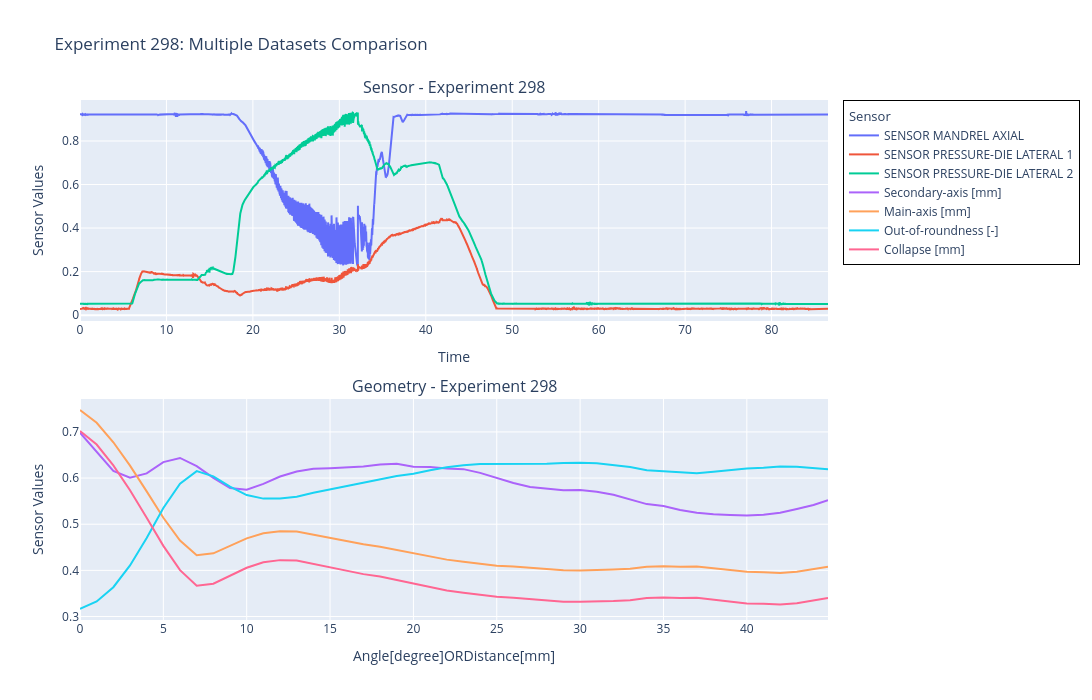

This figure's notebook cell:
### Code cell
vizualiser.interactive_plot(
        dfs=[df_sensor, df_arc],
        df_names=["Sensor", "Geometry"],
        x_axes=[
            "index",
            "Angle[degree]ORDistance[mm]",
        ],
    )

### Figure 1 — Plotly figure (JSON) as saved in the notebook; plotly's stock layout.template omitted (floating-point values rounded to 4 significant figures; data arrays with more than 128 entries replaced by an {"elided": "..."} marker saying what was removed)
{"data": [{"legendgrouptitle": {"text": "Sensor"}, "mode": "lines", "name": "SENSOR MANDREL AXIAL", "showlegend": true, "type": "scatter", "x": {"elided": "8654 float values"}, "xaxis": "x", "y": {"elided": "8654 float values"}, "yaxis": "y"}, {"mode": "lines", "name": "SENSOR PRESSURE-DIE LATERAL 1", "showlegend": true, "type": "scatter", "x": {"elided": "8654 float values"}, "xaxis": "x", "y": {"elided": "8654 float values"}, "yaxis": "y"}, {"mode": "lines", "name": "SENSOR PRESSURE-DIE LATERAL 2", "showlegend": true, "type": "scatter", "x": {"elided": "8654 float values"}, "xaxis": "x", "y": {"elided": "8654 float values"}, "yaxis": "y"}, {"legendgrouptitle": {"text": "Geometry"}, "mode": "lines", "name": "Secondary-axis [mm]", "showlegend": true, "type": "scatter", "x": [0.0, 1.0, 2.0, 3.0, 4.0, 5.0, 6.0, 7.0, 8.0, 9.0, 10.0, 11.0, 12.0, 13.0, 14.0, 15.0, 16.0, 17.0, 18.0, 19.0, 20.0, 21.0, 22.0, 23.0, 24.0, 25.0, 26.0, 27.0, 28.0, 29.0, 30.0, 31.0, 32.0, 33.0, 34.0, 35.0, 36.0, 37.0, 38.0, 39.0, 40.0, 41.0, 42.0, 43.0, 44.0, 44.87], "xaxis": "x2", "y": [0.6984, 0.6576, 0.6157, 0.6009, 0.6101, 0.6345, 0.6436, 0.6259, 0.6004, 0.5784, 0.5746, 0.5873, 0.6033, 0.6143, 0.6201, 0.6212, 0.6234, 0.6248, 0.6291, 0.6308, 0.6243, 0.6239, 0.6208, 0.6194, 0.6113, 0.5996, 0.5892, 0.5805, 0.5764, 0.5736, 0.5739, 0.5702, 0.5637, 0.5529, 0.5436, 0.5395, 0.5309, 0.525, 0.5217, 0.5202, 0.5191, 0.5206, 0.5249, 0.5329, 0.5416, 0.5523], "yaxis": "y2"}, {"mode": "lines", "name": "Main-axis [mm]", "showlegend": true, "type": "scatter", "x": [0.0, 1.0, 2.0, 3.0, 4.0, 5.0, 6.0, 7.0, 8.0, 9.0, 10.0, 11.0, 12.0, 13.0, 14.0, 15.0, 16.0, 17.0, 18.0, 19.0, 20.0, 21.0, 22.0, 23.0, 24.0, 25.0, 26.0, 27.0, 28.0, 29.0, 30.0, 31.0, 32.0, 33.0, 34.0, 35.0, 36.0, 37.0, 38.0, 39.0, 40.0, 41.0, 42.0, 43.0, 44.0, 44.87], "xaxis": "x2", "y": [0.7474, 0.7199, 0.6776, 0.6269, 0.5711, 0.5139, 0.4645, 0.4329, 0.4369, 0.4526, 0.4693, 0.4805, 0.4849, 0.4841, 0.4773, 0.4703, 0.4628, 0.4564, 0.4514, 0.4445, 0.4379, 0.4301, 0.4233, 0.4186, 0.4136, 0.4102, 0.4082, 0.4058, 0.4032, 0.4005, 0.4, 0.4004, 0.4017, 0.4033, 0.4077, 0.4089, 0.4077, 0.4085, 0.4046, 0.4002, 0.3969, 0.396, 0.3945, 0.3972, 0.403, 0.4079], "yaxis": "y2"}, {"mode": "lines", "name": "Out-of-roundness [-]", "showlegend": true, "type": "scatter", "x": [0.0, 1.0, 2.0, 3.0, 4.0, 5.0, 6.0, 7.0, 8.0, 9.0, 10.0, 11.0, 12.0, 13.0, 14.0, 15.0, 16.0, 17.0, 18.0, 19.0, 20.0, 21.0, 22.0, 23.0, 24.0, 25.0, 26.0, 27.0, 28.0, 29.0, 30.0, 31.0, 32.0, 33.0, 34.0, 35.0, 36.0, 37.0, 38.0, 39.0, 40.0, 41.0, 42.0, 43.0, 44.0, 44.87], "xaxis": "x2", "y": [0.3164, 0.3326, 0.3635, 0.4108, 0.47, 0.5351, 0.5879, 0.6149, 0.6036, 0.5813, 0.5632, 0.5555, 0.5557, 0.5596, 0.5681, 0.5756, 0.5838, 0.5908, 0.5971, 0.6046, 0.6094, 0.6172, 0.6232, 0.6276, 0.6303, 0.6304, 0.6294, 0.6294, 0.6309, 0.6328, 0.6334, 0.6319, 0.6287, 0.624, 0.6169, 0.6144, 0.6133, 0.6107, 0.6137, 0.6178, 0.6208, 0.6222, 0.6249, 0.6245, 0.621, 0.6191], "yaxis": "y2"}, {"mode": "lines", "name": "Collapse [mm]", "showlegend": true, "type": "scatter", "x": [0.0, 1.0, 2.0, 3.0, 4.0, 5.0, 6.0, 7.0, 8.0, 9.0, 10.0, 11.0, 12.0, 13.0, 14.0, 15.0, 16.0, 17.0, 18.0, 19.0, 20.0, 21.0, 22.0, 23.0, 24.0, 25.0, 26.0, 27.0, 28.0, 29.0, 30.0, 31.0, 32.0, 33.0, 34.0, 35.0, 36.0, 37.0, 38.0, 39.0, 40.0, 41.0, 42.0, 43.0, 44.0, 44.87], "xaxis": "x2", "y": [0.7019, 0.6726, 0.6275, 0.5735, 0.5141, 0.4532, 0.4005, 0.3668, 0.3711, 0.3878, 0.4057, 0.4176, 0.4222, 0.4214, 0.4142, 0.4067, 0.3987, 0.3919, 0.3865, 0.3792, 0.3722, 0.3639, 0.3566, 0.3516, 0.3463, 0.3427, 0.3406, 0.3379, 0.3352, 0.3323, 0.3318, 0.3322, 0.3336, 0.3353, 0.34, 0.3413, 0.3399, 0.3409, 0.3367, 0.332, 0.3285, 0.3275, 0.3259, 0.3288, 0.335, 0.3402], "yaxis": "y2"}], "layout": {"annotations": [{"font": {"size": 16}, "showarrow": false, "text": "Sensor - Experiment 298", "x": 0.5, "xanchor": "center", "xref": "paper", "y": 1, "yanchor": "bottom", "yref": "paper"}, {"font": {"size": 16}, "showarrow": false, "text": "Geometry - Experiment 298", "x": 0.5, "xanchor": "center", "xref": "paper", "y": 0.425, "yanchor": "bottom", "yref": "paper"}], "height": 700, "hovermode": "x unified", "legend": {"bgcolor": "white", "bordercolor": "black", "borderwidth": 1, "tracegroupgap": 5}, "title": {"text": "Experiment 298: Multiple Datasets Comparison"}, "width": 1400, "xaxis": {"anchor": "y", "domain": [0, 1], "title": {"text": "Time"}}, "xaxis2": {"anchor": "y2", "domain": [0, 1], "title": {"text": "Angle[degree]ORDistance[mm]"}}, "yaxis": {"anchor": "x", "domain": [0.575, 1], "title": {"text": "Sensor Values"}}, "yaxis2": {"anchor": "x2", "domain": [0, 0.425], "title": {"text": "Sensor Values"}}}}
